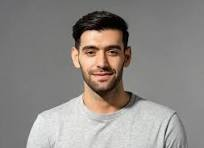
#> input picture photos/man1.jpg, 204 x 148 px
$ python face_detect.py
#> lines starting #> are read from the running program, lines starting #| are printed output that depends on the picture; after the words box and inside, x2 and y2 are one past the last pixel; in counts of white or black regions, pixels touching at a corner belong together
import cv2 as cv

img = cv.imread('photos/man1.jpg')
#> img is the input picture: shape (148, 204, 3); mean B, G, R 133.4, 137.4, 142.5
rimg = cv.resize(img, (500, 500))
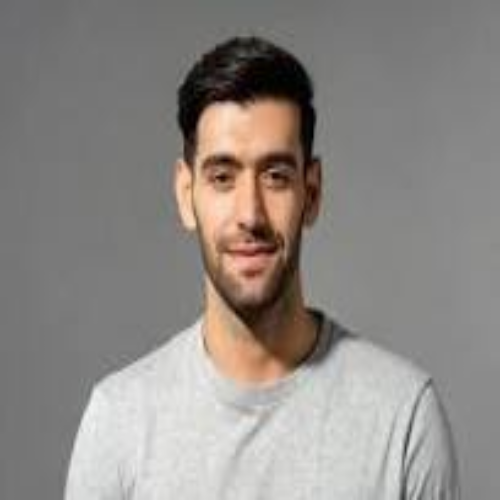
#> rimg: shape (500, 500, 3); mean B, G, R 133.3, 137.3, 142.4


if rimg is None:
    print("Image not found")
    exit()

gray = cv.cvtColor(rimg, cv.COLOR_BGR2GRAY)
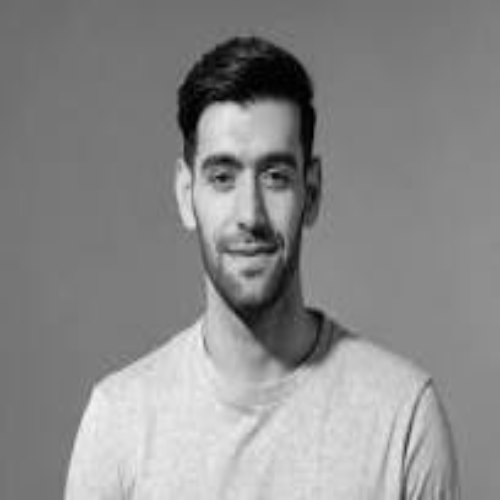
#> gray: shape (500, 500); min 0, max 244, mean 138.4

haar_cascade = cv.CascadeClassifier(cv.data.haarcascades + 'haarcascade_frontalface_default.xml')

faces_rect = haar_cascade.detectMultiScale(gray, scaleFactor=1.1, minNeighbors=1)
#> faces_rect = [[165, 109, 170, 170]]

print(f'Number of faces found = {len(faces_rect)}')
#| Number of faces found = 1

for (x,y,w,h) in faces_rect:
    cv.rectangle(rimg,(x,y),(x+w,y+h),(0,255,0),2)
#> this loop made 1 pass
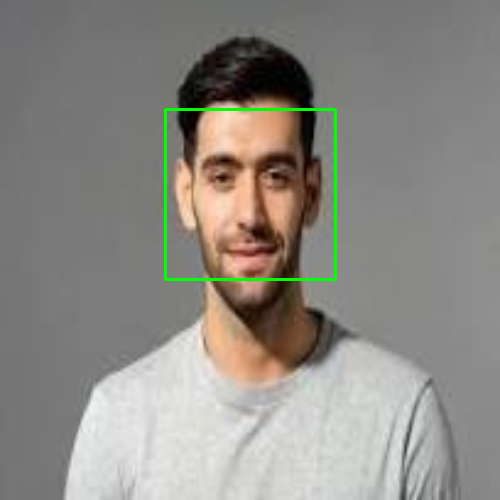
#> rimg: shape (500, 500, 3); 0.81% of pixels changed, all inside (x1, y1, x2, y2) = (164, 108, 337, 281)

cv.imshow('Detected Face', rimg)

cv.waitKey(0)
cv.destroyAllWindows()

$ run again, with photos/group1.jpg copied over photos/man1.jpg
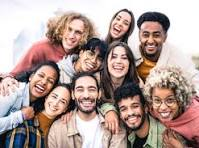
#> input picture photos/group1.jpg, 199 x 148 px
#> img is the input picture: shape (148, 199, 3); mean B, G, R 150.6, 156.5, 177.7
#> `gray = cv.cvtColor(rimg, cv.COLOR_BGR2GRAY)`:
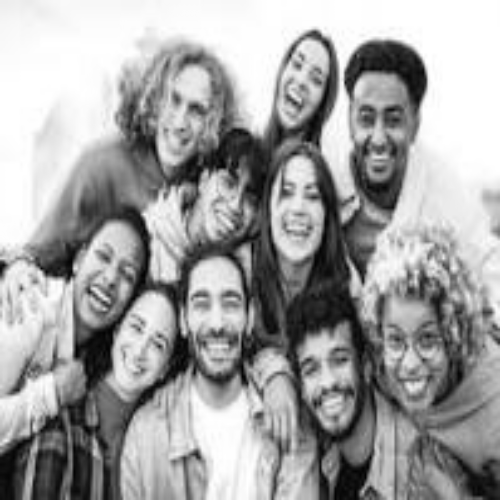
#> gray: shape (500, 500); min 0, max 255, mean 162.1
#> faces_rect = [[393, 419, 25, 25], [318, 453, 25, 25], [280, 46, 54, 54], [260, 166, 78, 78], [227, 349, 78, 78], [77, 229, 74, 74], [171, 267, 93, 93], [116, 303, 72, 72], [368, 304, 92, 92], [284, 330, 86, 86], [331, 80, 99, 99], [140, 68, 92, 92]]
#| Number of faces found = 12
#> the loop `for (x,y,w,h) in faces_rect:` made 12 passes
#> after the loop `for (x,y,w,h) in faces_rect:`:
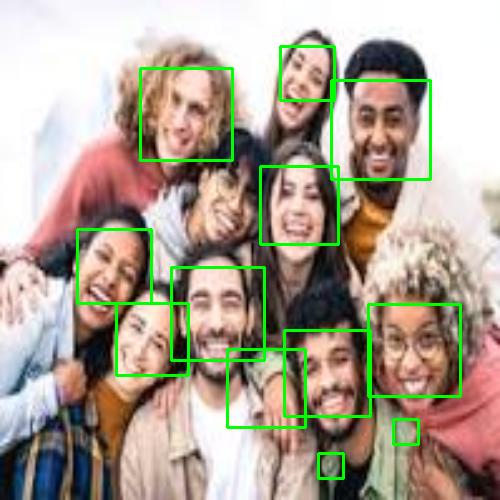
#> rimg: shape (500, 500, 3); mean B, G, R 146, 161.9, 171.9

$ run again, with photos/my_face.jpeg copied over photos/man1.jpg
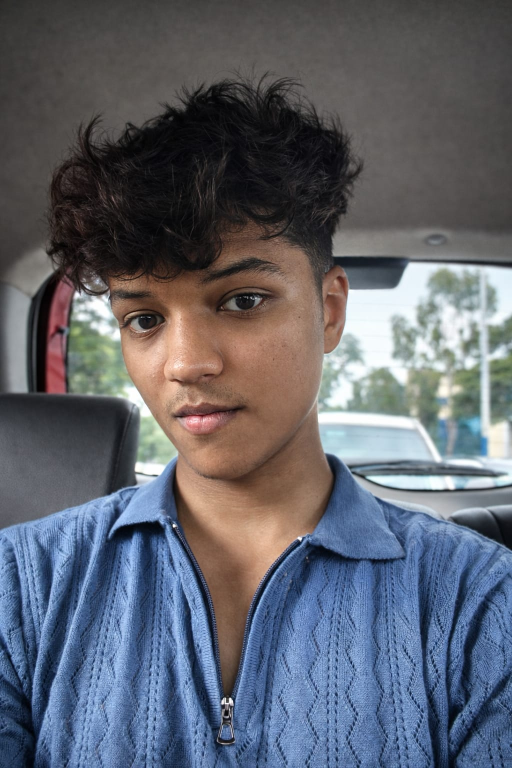
#> input picture photos/my_face.jpeg, 1024 x 1536 px (shown at 1/2 size)
#> img is the input picture: shape (1536, 1024, 3); mean B, G, R 109.4, 99.4, 95.8
#> `gray = cv.cvtColor(rimg, cv.COLOR_BGR2GRAY)`:
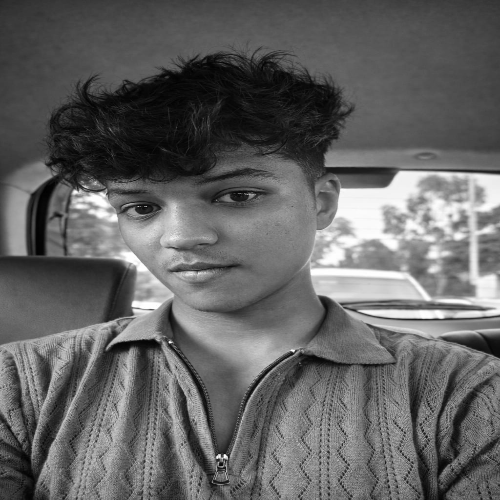
#> gray: shape (500, 500); min 1, max 255, mean 99.4
#> faces_rect = [[299, 248, 50, 50], [264, 419, 54, 54]]
#| Number of faces found = 2
#> the loop `for (x,y,w,h) in faces_rect:` made 2 passes
#> after the loop `for (x,y,w,h) in faces_rect:`:
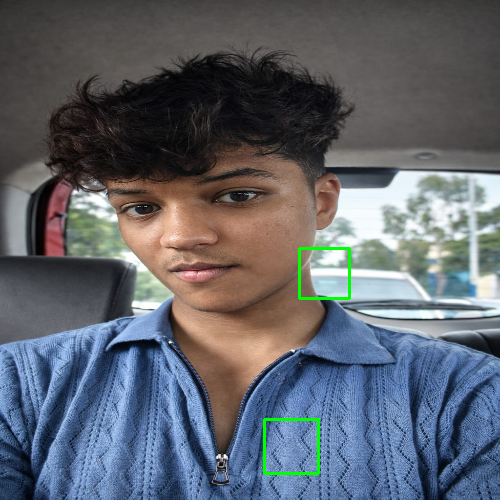
#> rimg: shape (500, 500, 3); mean B, G, R 108.5, 99.9, 95
